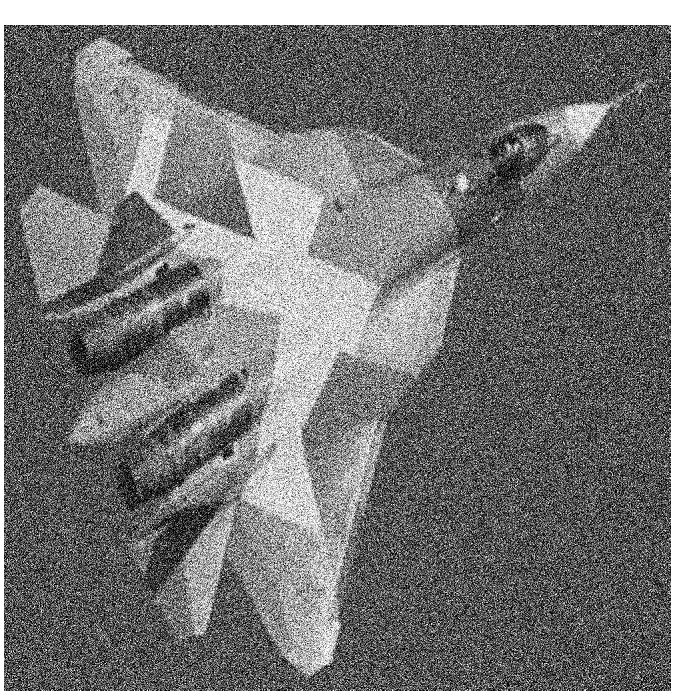
#> input picture 성인모/openCV/images/noise.png, 675 x 698 px
$ python '[10]image_thresholding_otsu_binarization.py'
#> lines starting #> are read from the running program, lines starting #| are printed output that depends on the picture; after the words box and inside, x2 and y2 are one past the last pixel; in counts of white or black regions, pixels touching at a corner belong together
import numpy as np
import cv2
import matplotlib.pyplot as plt


def thresholding():
    img = cv2.imread('images/noise.png', cv2.IMREAD_GRAYSCALE)
#> img is the input picture: shape (698, 675); min 0, max 255, mean 116.7

    # 전역 thresholding
    ret, thr1 = cv2.threshold(img, 127, 255, cv2.THRESH_BINARY)
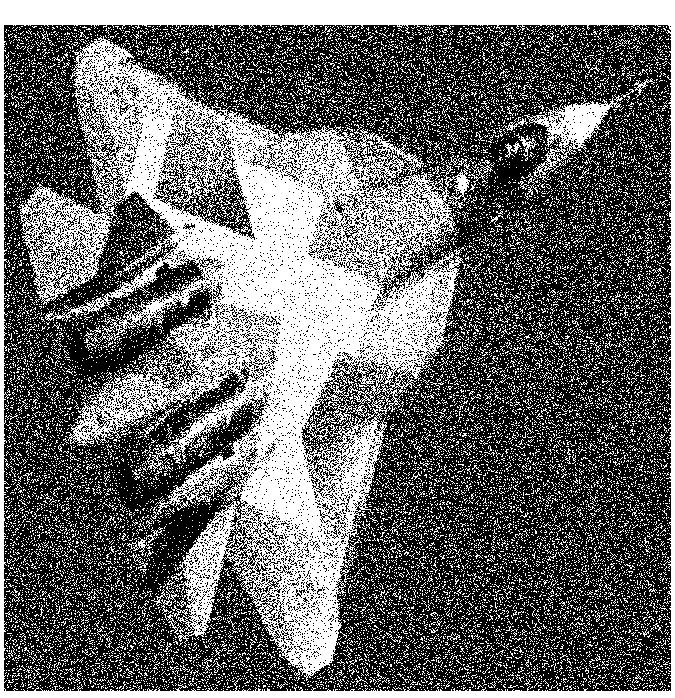
#> thr1: shape (698, 675); 40.6% white; 20803 white regions (20691 under 20 px), largest, box (x1, y1, x2, y2) and area: (17, 35, 470, 681) 101146, (0, 0, 675, 698) 28208, (524, 94, 623, 182) 2447

    # otsu binartzation
    ret, thr2 = cv2.threshold(img, 0, 255, cv2.THRESH_BINARY + cv2.THRESH_OTSU)
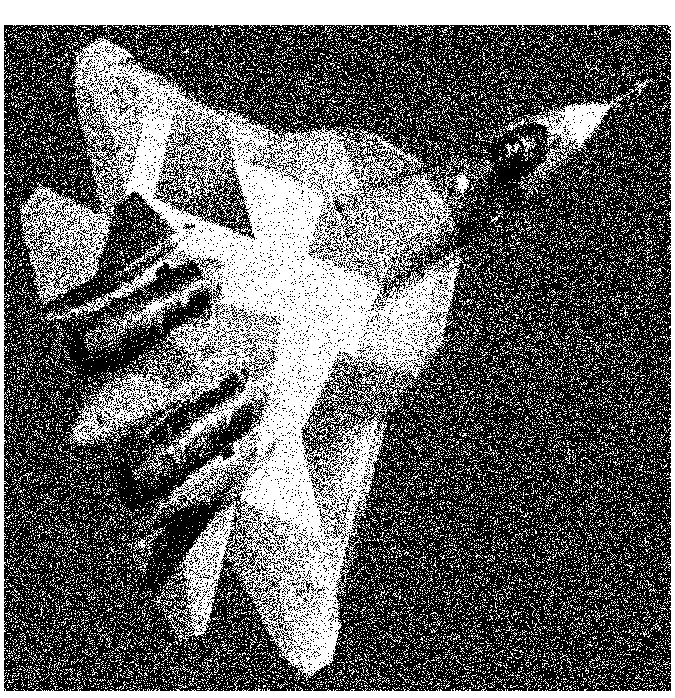
#> thr2: shape (698, 675); 39.2% white; 21423 white regions (21353 under 20 px), largest, box (x1, y1, x2, y2) and area: (45, 36, 470, 681) 93768, (0, 0, 675, 698) 28042, (17, 182, 116, 305) 4526
#> ret = 129

    blur = cv2.GaussianBlur(img, (5, 5), 0)
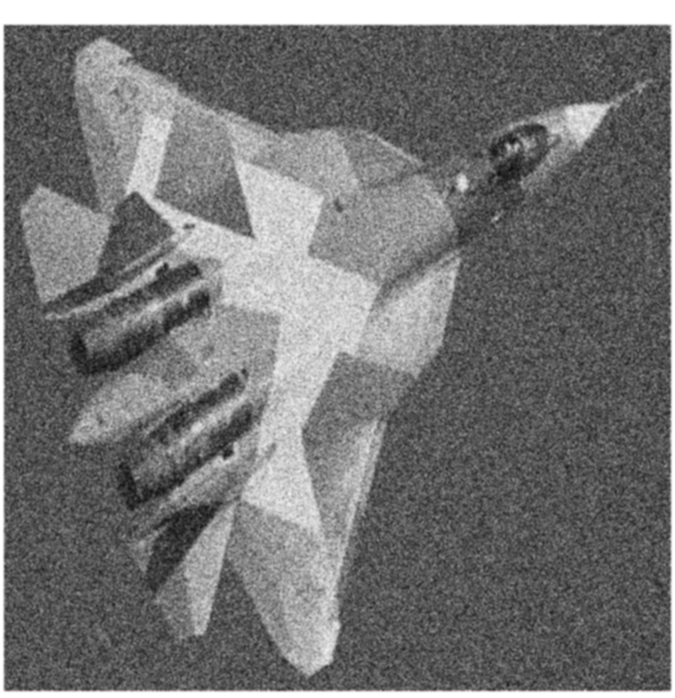
#> blur: shape (698, 675); min 13, max 255, mean 116.8
    ret, thr3 = cv2.threshold(blur, 0, 255, cv2.THRESH_BINARY + cv2.THRESH_OTSU)
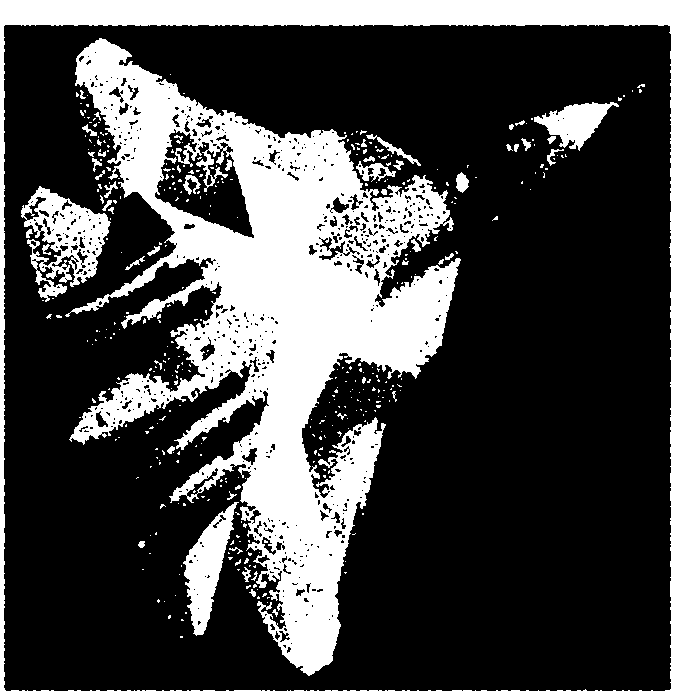
#> thr3: shape (698, 675); 27.6% white; 396 white regions (344 under 20 px), largest, box (x1, y1, x2, y2) and area: (65, 38, 461, 676) 88009, (0, 0, 675, 698) 28065, (21, 186, 111, 302) 4599
#> ret = 139

    titles = ['original_noisy', 'histogram', 'g-thresholding',
              'original_noisy', 'histogram', 'otsu-thresholding',
              'gaussian_filter', 'histogram', 'otsu-thresholding']

    images = [img, 0, thr1, img, 0, thr2, blur, 0, thr3]

    for i in range(3):
        plt.subplot(3, 3, i * 3 + 1), plt.imshow(images[i * 3], 'gray')
        plt.title(titles[i * 3]), plt.xticks([]), plt.yticks([])

        plt.subplot(3, 3, i * 3 + 2), plt.hist(images[i * 3].ravel(), 256)
        plt.title(titles[i * 3]), plt.xticks([]), plt.yticks([])

        plt.subplot(3, 3, i * 3 + 3), plt.imshow(images[i * 3 + 2], 'gray')
        plt.title(titles[i * 3 + 2]), plt.xticks([]), plt.yticks([])

    plt.show()
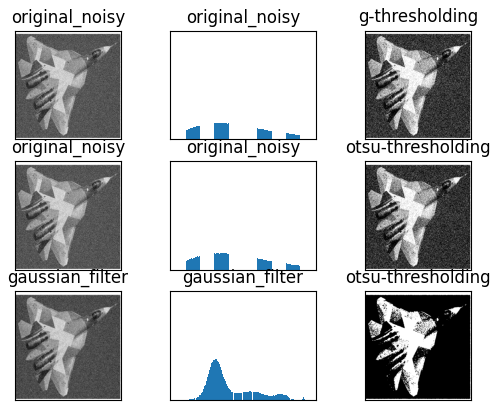
#> figure drawn by matplotlib, 9 panels

thresholding()

$ run again, with 성인모/openCV/images/coffee.jpg saved as 성인모/openCV/images/noise.png
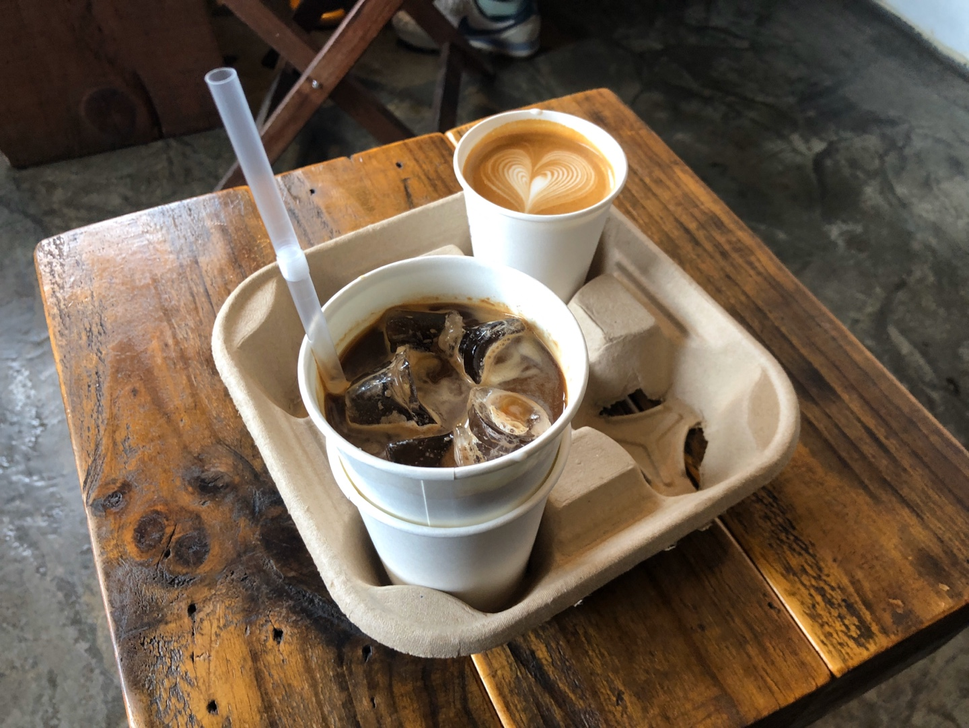
#> input picture 성인모/openCV/images/coffee.jpg, 969 x 728 px, shrunk from 1440 x 1081 before the run
#> in thresholding, `ret, thr1 = cv2.threshold(img, 127, 255, cv2.THRESH_BINARY)`:
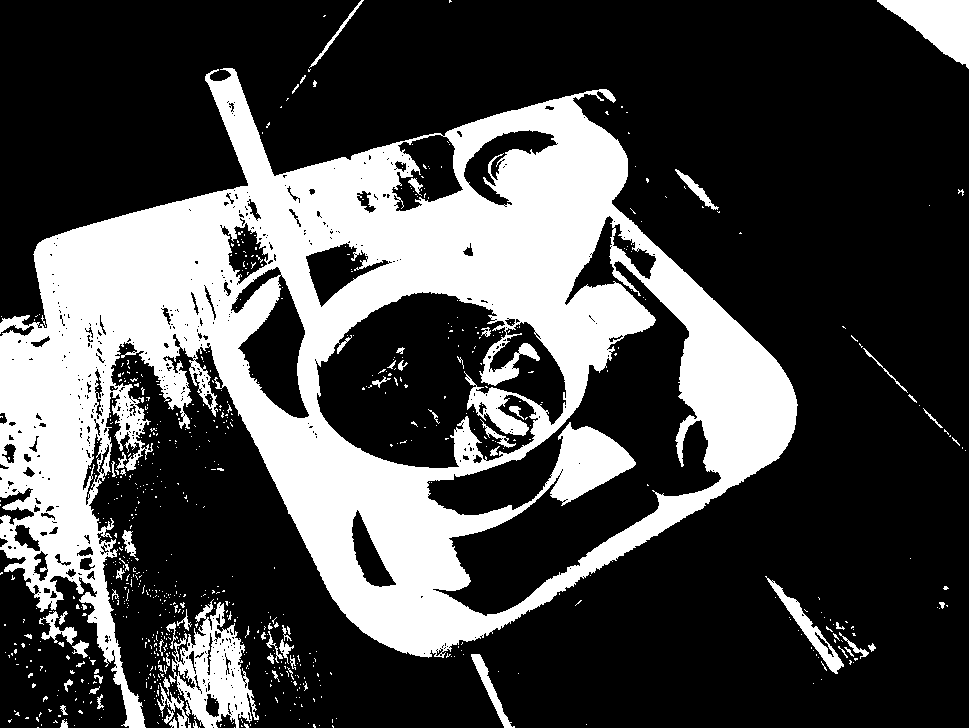
#> thr1: shape (728, 969); 29% white; 764 white regions (694 under 20 px), largest, box (x1, y1, x2, y2) and area: (0, 68, 798, 728) 187035, (172, 599, 259, 728) 5352, (877, 0, 969, 69) 3279
#> thr2: shape (728, 969); 36.9% white; 716 white regions (655 under 20 px), largest, box (x1, y1, x2, y2) and area: (0, 0, 800, 728) 234701, (153, 596, 261, 728) 9033, (874, 0, 969, 70) 3367
#> ret = 110
#> in thresholding, `ret, thr3 = cv2.threshold(blur, 0, 255, cv2.THRESH_BINARY + cv2.THRESH..`:
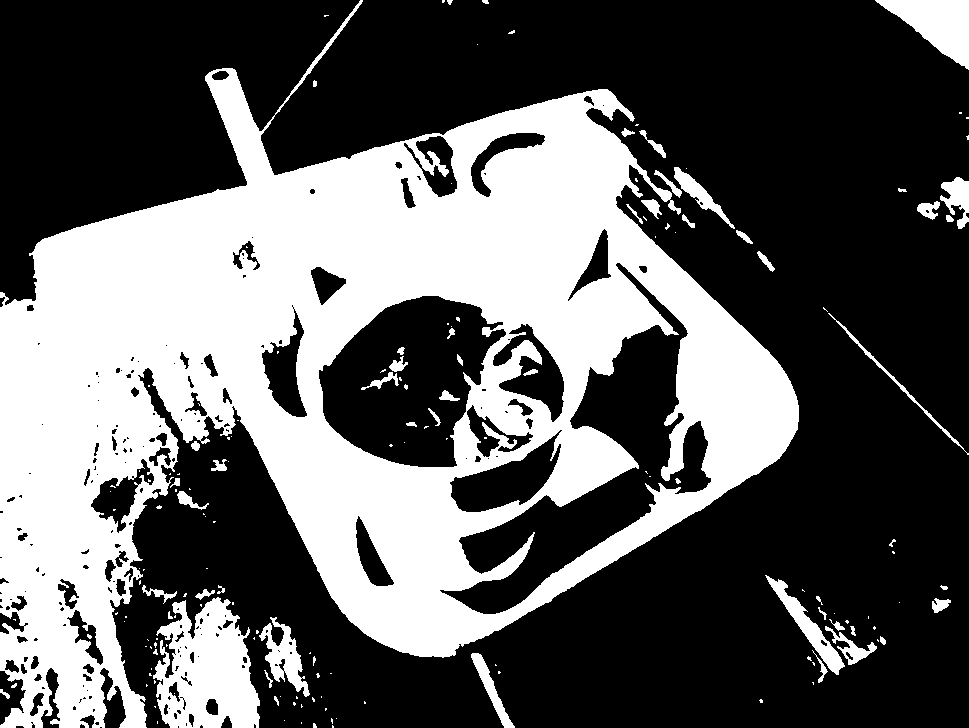
#> thr3: shape (728, 969); 36.9% white; 166 white regions (112 under 20 px), largest, box (x1, y1, x2, y2) and area: (0, 0, 799, 728) 236676, (153, 597, 260, 728) 9477, (875, 0, 969, 70) 3375

$ run again, with 성인모/openCV/images/flower.jpg saved as 성인모/openCV/images/noise.png
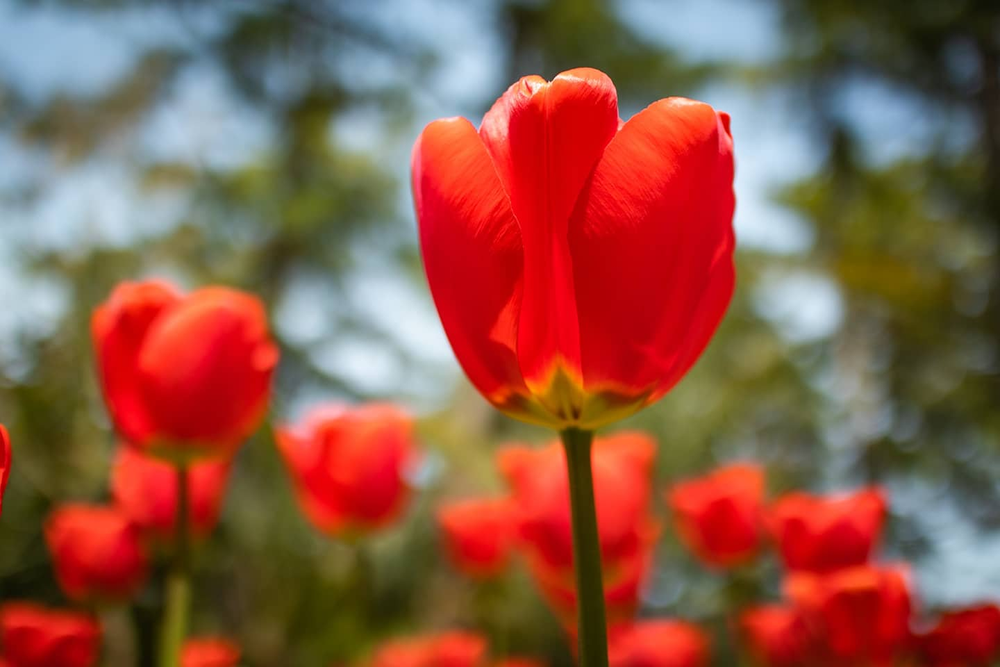
#> input picture 성인모/openCV/images/flower.jpg, 1000 x 667 px, shrunk from 1440 x 960 before the run
#> in thresholding, `ret, thr1 = cv2.threshold(img, 127, 255, cv2.THRESH_BINARY)`:
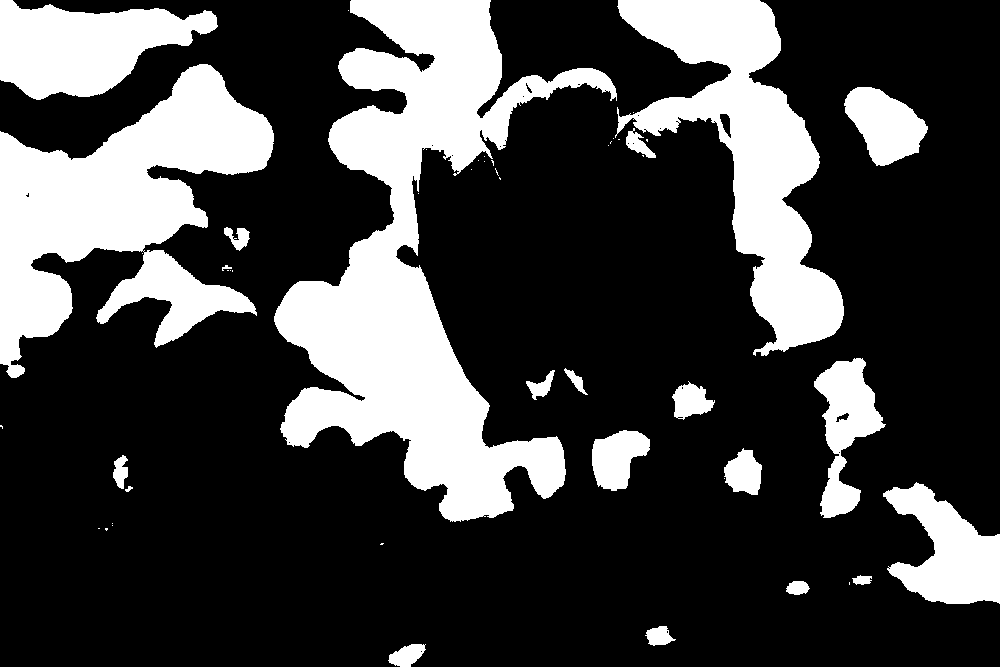
#> thr1: shape (667, 1000); 26.1% white; 50 white regions (29 under 20 px), largest, box (x1, y1, x2, y2) and area: (274, 0, 617, 522) 64329, (0, 64, 274, 378) 40556, (615, 0, 844, 356) 30585
#> thr2: shape (667, 1000); 32.3% white; 77 white regions (49 under 20 px), largest, box (x1, y1, x2, y2) and area: (272, 0, 618, 527) 74250, (0, 56, 279, 380) 49327, (606, 0, 847, 369) 36417
#> ret = 115
#> in thresholding, `ret, thr3 = cv2.threshold(blur, 0, 255, cv2.THRESH_BINARY + cv2.THRESH..`:
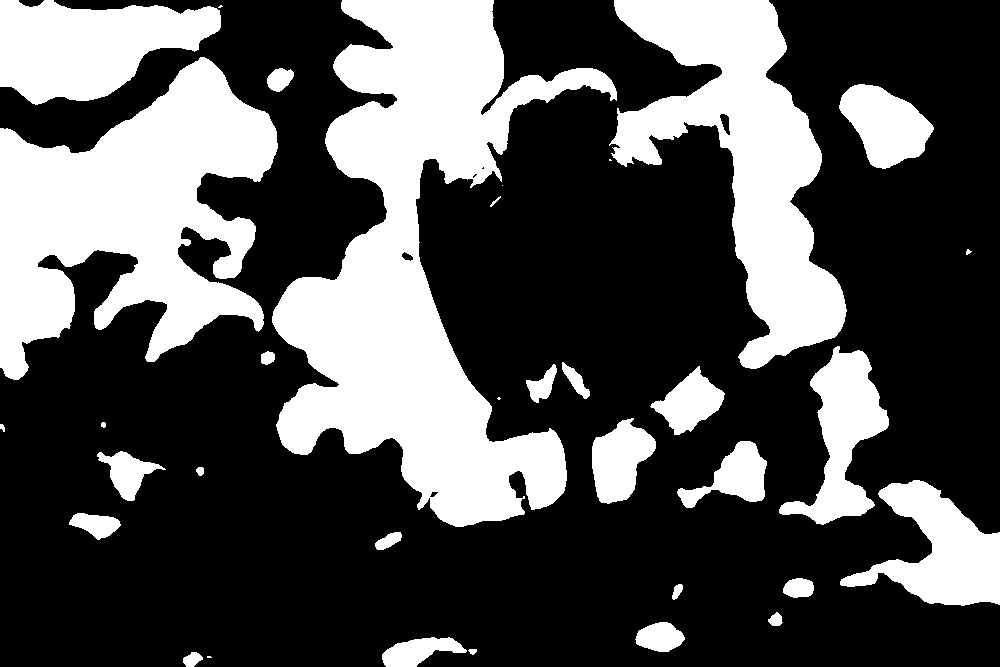
#> thr3: shape (667, 1000); 32.3% white; 34 white regions (5 under 20 px), largest, box (x1, y1, x2, y2) and area: (272, 0, 617, 527) 74369, (0, 57, 278, 380) 49345, (609, 0, 847, 369) 36478
